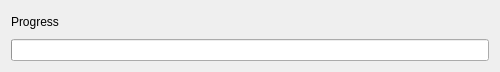
<?xml version="1.0" encoding="UTF-8"?>
<ui version="4.0">
 <class>ImportQueue</class>
 <widget class="QDialog" name="ImportQueue">
  <property name="geometry">
   <rect>
    <x>0</x>
    <y>0</y>
    <width>500</width>
    <height>72</height>
   </rect>
  </property>
  <property name="minimumSize">
   <size>
    <width>500</width>
    <height>70</height>
   </size>
  </property>
  <property name="maximumSize">
   <size>
    <width>500</width>
    <height>72</height>
   </size>
  </property>
  <property name="windowTitle">
   <string>Please Wait...</string>
  </property>
  <property name="modal">
   <bool>true</bool>
  </property>
  <layout class="QVBoxLayout" name="verticalLayout">
   <item>
    <widget class="QLabel" name="label">
     <property name="text">
      <string>Progress</string>
     </property>
    </widget>
   </item>
   <item>
    <widget class="QProgressBar" name="progressBar">
     <property name="value">
      <number>0</number>
     </property>
     <property name="textVisible">
      <bool>false</bool>
     </property>
     <property name="textDirection">
      <enum>QProgressBar::TopToBottom</enum>
     </property>
    </widget>
   </item>
  </layout>
 </widget>
 <resources/>
 <connections/>
</ui>
